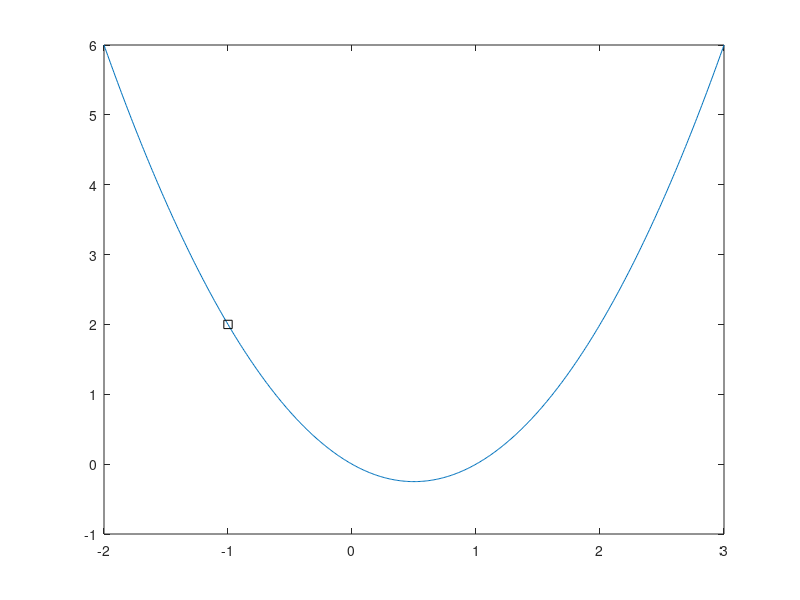

MATLAB code for this plot: (Note: this script raises an error after producing the figure.)
%Script to run the line search on the simple test platform
%Copyright (c) 2015 Isaiah Bell
%All rights reserved
clear
clc
close all;
fig1 = figure;
figure(fig1);
%setup test function
simple = @(x) (x.^2-x);
%prepare plotting the function
test_x = [-2:0.01:3];
simple_y = simple(test_x);
plot(test_x,simple_y)
hold on
%create an objective function handle to pass around
%this returns [f, f'] of the simple function above
objective = @(x)(deal((x^2-x),(2*x-1))) 
%configure the linesearch parameters here
x_prev = -1;
mu_1 = 1e-4;
mu_2 = 0.9;
alpha_init = .9;
%alpha_init = input('Enter inital step length: ');
alpha_max = 3;
plot(x_prev,simple(x_prev),'ks');
hold on
%%%%%%%%%%%%%%%%%% LINESEARCH BEGIN %%%%%%%%%%%%%%%%%%%%%%%%%%%%%%%%%%%%%%%%%%
[f_init,g_init] = objective(x_prev);
%store each run of function for plotting convergence
g_metric = [];
x_metric = [x_prev];
%do a bad thing and have infinite while loop to simulate do while
while true
	%compute the descent direction of the objective function
	%in this case we directly evaluate the gradient and then normalize
	[f_this,g_this] = objective(x_prev);
	p = -g_this./norm(g_this);
	step = mdoLineSearch(objective, p, x_prev, mu_1, mu_2, alpha_init, alpha_max);
	%jump to this point
	x_curr = x_prev + p*step;
	x_metric(end+1) = x_curr;
	%these two never change
	hold on
	plot(x_curr,simple(x_curr),'rd');
	hold on
	%test if the gradient has been reduced enough to quit
	[f_curr, g_curr] = objective(x_curr);
	if (norm(g_curr) < norm(g_init)*1e-6)
		g_metric(end+1) = (norm(g_curr)/norm(g_init));
		break;
	else
		g_metric(end+1) = (norm(g_curr)/norm(g_init));
	end
	x_prev = x_curr;
end
%calculate the difference from actual point
x_metric = abs(x_metric - 0.5);

%%%%%%%%%%%%%%%%%% GOLDEN SECTION BEGIN %%%%%%%%%%%%%%%%%%%%%%%%%%%%%%%%%%%%%%%%%%
fig_gold1 = figure;
figure(fig_gold1);
a = -1;
b = 2;
epsilon = 1e-7;
[left,right,cost_data] = mdoGoldenSection(objective,a,b,epsilon);
tolerance = (b-a)*1e-3; %visable convergence intervals
x_vals = [a-1:0.01:b+1.5];
y_vals = simple(x_vals);
plot(x_vals,y_vals)
hold on
plot(0.5,simple(0.5),'k*')

legend('f(x)')
xlabel('x')
bat2 = ylabel('f(x)','Rotation',0);
set(bat2,'Units','Normalized','Position',[-0.07 0.5 0]);
%figure out the relative error metric
gold_metric = abs(cost_data(:,1) - cost_data(:,3));
mdoPlotGoldenSectionData(cost_data, fig_gold1, tolerance, 0.5) % using specialized plotting function
%plotting the function values


%compare the results from the line search
figure(fig1);
legend_1 = legend('f(x)','x_0','x_k');
xlabel('x')
bat1 = ylabel('f(x)','Rotation',0);
set(bat1,'Units','Normalized','Position',[-0.07 0.5 0]);


fig_metric = figure;
figure(fig_metric);
semilogy(2:length(g_metric)+1, g_metric,'kd:')
hold on
semilogy(1:length(x_metric), x_metric, 'ko-.')
hold on
semilogy(1:length(gold_metric), gold_metric, 'rd--')
hold on
%title('Line search and golden section search')
xlabel('Iterations k')
legend('|g_k|/|g_0|','|x_k - x.|', '\delta_k');
%%%%%%%%%%%%%%%%%%%%%%%%%%%%%%%%%%%%%%%%%%%%%%%%%%%%%%%%%%%%%%%%%%%%%%%%%
%							QUESTION 2 									%
%%%%%%%%%%%%%%%%%%%%%%%%%%%%%%%%%%%%%%%%%%%%%%%%%%%%%%%%%%%%%%%%%%%%%%%%%
%%create the drag equation
rho = 1.23;	%density of air kg/m^3
mu = 17.8 * 1e-6; % viscosity of air kg/(m sec)
Velocity = 35; %airspeed m/sec
S = 11.8; %planform area m^2
S_wet = 2.05*S; % wing wetted area m^2
k = 1.2; %form factor
C_l = 0.3; %lift coefficient
e = 0.96; %Oswald efficiency factor
cons_1 = k*(S_wet/S)*0.074;
cons_1 = cons_1 * (rho*Velocity*sqrt(S)/mu)^-0.2;
cons_2 = C_l^2/(pi*e);
Cd = @(A) (cons_1*(A^0.1)+ cons_2/A);
Cd_prime = @(A) (cons_1*A^-0.9/10 - cons_2/A^2);
%%Below is equivalent expression using lambdas 
%Reynolds = @(l_char) (rho*Velocity*l_char/mu);
%c = @(A)(sqrt(S/A));
%C_f = @(A) (0.074*(Reynolds(c(A))^-0.2));
%C_d = @(A) (k*C_f(A)*S_wet/S + C_l^2/(pi*A*e));

Aspect_ratios = [1:0.001:50];
drag_co = zeros(length(Aspect_ratios),1);
for index = 1:length(Aspect_ratios)
	drag_co(index) = Cd(Aspect_ratios(index));
end
%get one figure for golden section
fig_gold2 = figure;
figure(fig_gold2)
plot(Aspect_ratios,drag_co,'b')
xlabel('Aspect Ratio');
foo1 = ylabel('C_d','Rotation',0);
set(foo1,'Units','Normalized','Position',[-0.1 0.55 0]);
%get another figure for line search
fig_line2 = figure;
figure(fig_line2);
plot(Aspect_ratios,drag_co,'b')
xlabel('Aspect Ratio');
foo2 = ylabel('C_d','Rotation',0);
set(foo2,'Units','Normalized','Position',[-0.1 0.55 0]);
%%%%%%%%%%%%%%%%%% LINESEARCH BEGIN %%%%%%%%%%%%%%%%%%%%%%%%%%%%%%%%%%%%%%%%%%
this_obj = @(A) (deal(Cd(A),Cd_prime(A)));
x_prev = 1;
mu_1 = 1e-4;
mu_2 = 0.9;
alpha_init = 1;
%alpha_init = input('Enter inital step length: ');
alpha_max = 3;
hold on
plot(x_prev,Cd(x_prev),'ks');
hold on
[f_init,g_init] = this_obj(x_prev);
%store each run of function for plotting convergence
sec_g_metric = [];
x_metric = [x_prev];
counter = 1;
%do a bad thing and have while loop to simulate do while
while counter < 100
	%compute the descent direction of the objective function
	%in this case we directly evaluate the gradient and then normalize
	[f_this,g_this] = this_obj(x_prev);
	p = -g_this./norm(g_this);
	step = mdoLineSearch(this_obj, p, x_prev, mu_1, mu_2, alpha_init, alpha_max);
	%jump to this point
	x_curr = x_prev + p*step;
	x_metric(end+1) = x_curr;
	%these two never change
	hold on
	plot(x_curr,Cd(x_curr),'rd');
	hold on
	%test if the gradient has been reduced enough to quit
	[f_curr, g_curr] = this_obj(x_curr);
	%exit condition is hidden just below
	if (norm(g_curr) < norm(g_init)*1e-25)
		sec_g_metric(end+1) = (norm(g_curr)/norm(g_init));
		break;
	else
		sec_g_metric(end+1) = (norm(g_curr)/norm(g_init));
	end
	x_prev = x_curr;
	counter = counter + 1;
end
%calculate the difference from actual point
x_metric = abs(x_metric - 28.39424799779898);
%%%%%%%%%%%%%%%%%% GOLDEN SECTION BEGIN %%%%%%%%%%%%%%%%%%%%%%%%%%%%%%%%%%%%%%%%%%
a = 1;
b = 50;
epsilon = 1e-7;
[left,right,sec_cost_data] = mdoGoldenSection(this_obj,a,b,epsilon);
tolerance = (b-a)*1e-6; %visable convergence intervals
%figure out the relative error metric
gold_metric = abs(sec_cost_data(:,1) - sec_cost_data(:,3));
mdoPlotGoldenSectionData(sec_cost_data, fig_gold2, tolerance, 0.002) % using specialized plotting function
%plotting the function values
x_vals = [a-.5:0.01:b+.5];
y_vals = zeros(length(x_vals),1);
for index = 1:length(x_vals)
	y_vals(index) = Cd(x_vals(index));
end
plot(x_vals,y_vals)
hold on
plot(28.39424799779898,Cd(28.39424799779898),'k*')

%compare the results from the line search
r_fig_metric = figure;
figure(r_fig_metric);
semilogy(2:length(sec_g_metric)+1, sec_g_metric,'gd:')
hold on

semilogy(1:length(x_metric), x_metric, 'ko-.')
hold on
semilogy(1:length(gold_metric), gold_metric, 'rd--')
hold on

%title('Convergence Metric')
xlabel('Iterations k')
legend('|g_k|/|g_0|','|x_k - x.|', '\delta_k');

%clean up the rest of the titles and figures
figure(fig_line2);
legend('C_d(A)','x_0','x_k')

figure(fig_gold2)
legend('C_d(A)')
